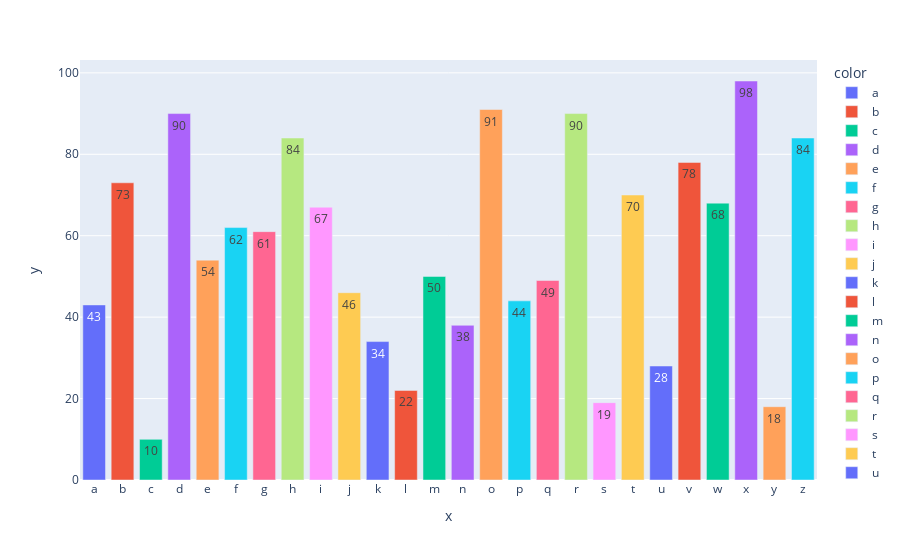

The code cell stored with this chart in its notebook:
### Code cell
px.bar(x=letters, y=num, text=num, color=letters)

### Figure 1 — Plotly figure (JSON) as saved in the notebook; plotly's stock layout.template omitted (floating-point values rounded to 4 significant figures)
{"data": [{"alignmentgroup": "True", "hovertemplate": "color=a<br>x=%{x}<br>y=%{y}<br>text=%{text}<extra></extra>", "legendgroup": "a", "marker": {"color": "#636efa", "pattern": {"shape": ""}}, "name": "a", "offsetgroup": "a", "orientation": "v", "showlegend": true, "text": [43], "textposition": "auto", "type": "bar", "x": ["a"], "xaxis": "x", "y": [43], "yaxis": "y"}, {"alignmentgroup": "True", "hovertemplate": "color=b<br>x=%{x}<br>y=%{y}<br>text=%{text}<extra></extra>", "legendgroup": "b", "marker": {"color": "#EF553B", "pattern": {"shape": ""}}, "name": "b", "offsetgroup": "b", "orientation": "v", "showlegend": true, "text": [73], "textposition": "auto", "type": "bar", "x": ["b"], "xaxis": "x", "y": [73], "yaxis": "y"}, {"alignmentgroup": "True", "hovertemplate": "color=c<br>x=%{x}<br>y=%{y}<br>text=%{text}<extra></extra>", "legendgroup": "c", "marker": {"color": "#00cc96", "pattern": {"shape": ""}}, "name": "c", "offsetgroup": "c", "orientation": "v", "showlegend": true, "text": [10], "textposition": "auto", "type": "bar", "x": ["c"], "xaxis": "x", "y": [10], "yaxis": "y"}, {"alignmentgroup": "True", "hovertemplate": "color=d<br>x=%{x}<br>y=%{y}<br>text=%{text}<extra></extra>", "legendgroup": "d", "marker": {"color": "#ab63fa", "pattern": {"shape": ""}}, "name": "d", "offsetgroup": "d", "orientation": "v", "showlegend": true, "text": [90], "textposition": "auto", "type": "bar", "x": ["d"], "xaxis": "x", "y": [90], "yaxis": "y"}, {"alignmentgroup": "True", "hovertemplate": "color=e<br>x=%{x}<br>y=%{y}<br>text=%{text}<extra></extra>", "legendgroup": "e", "marker": {"color": "#FFA15A", "pattern": {"shape": ""}}, "name": "e", "offsetgroup": "e", "orientation": "v", "showlegend": true, "text": [54], "textposition": "auto", "type": "bar", "x": ["e"], "xaxis": "x", "y": [54], "yaxis": "y"}, {"alignmentgroup": "True", "hovertemplate": "color=f<br>x=%{x}<br>y=%{y}<br>text=%{text}<extra></extra>", "legendgroup": "f", "marker": {"color": "#19d3f3", "pattern": {"shape": ""}}, "name": "f", "offsetgroup": "f", "orientation": "v", "showlegend": true, "text": [62], "textposition": "auto", "type": "bar", "x": ["f"], "xaxis": "x", "y": [62], "yaxis": "y"}, {"alignmentgroup": "True", "hovertemplate": "color=g<br>x=%{x}<br>y=%{y}<br>text=%{text}<extra></extra>", "legendgroup": "g", "marker": {"color": "#FF6692", "pattern": {"shape": ""}}, "name": "g", "offsetgroup": "g", "orientation": "v", "showlegend": true, "text": [61], "textposition": "auto", "type": "bar", "x": ["g"], "xaxis": "x", "y": [61], "yaxis": "y"}, {"alignmentgroup": "True", "hovertemplate": "color=h<br>x=%{x}<br>y=%{y}<br>text=%{text}<extra></extra>", "legendgroup": "h", "marker": {"color": "#B6E880", "pattern": {"shape": ""}}, "name": "h", "offsetgroup": "h", "orientation": "v", "showlegend": true, "text": [84], "textposition": "auto", "type": "bar", "x": ["h"], "xaxis": "x", "y": [84], "yaxis": "y"}, {"alignmentgroup": "True", "hovertemplate": "color=i<br>x=%{x}<br>y=%{y}<br>text=%{text}<extra></extra>", "legendgroup": "i", "marker": {"color": "#FF97FF", "pattern": {"shape": ""}}, "name": "i", "offsetgroup": "i", "orientation": "v", "showlegend": true, "text": [67], "textposition": "auto", "type": "bar", "x": ["i"], "xaxis": "x", "y": [67], "yaxis": "y"}, {"alignmentgroup": "True", "hovertemplate": "color=j<br>x=%{x}<br>y=%{y}<br>text=%{text}<extra></extra>", "legendgroup": "j", "marker": {"color": "#FECB52", "pattern": {"shape": ""}}, "name": "j", "offsetgroup": "j", "orientation": "v", "showlegend": true, "text": [46], "textposition": "auto", "type": "bar", "x": ["j"], "xaxis": "x", "y": [46], "yaxis": "y"}, {"alignmentgroup": "True", "hovertemplate": "color=k<br>x=%{x}<br>y=%{y}<br>text=%{text}<extra></extra>", "legendgroup": "k", "marker": {"color": "#636efa", "pattern": {"shape": ""}}, "name": "k", "offsetgroup": "k", "orientation": "v", "showlegend": true, "text": [34], "textposition": "auto", "type": "bar", "x": ["k"], "xaxis": "x", "y": [34], "yaxis": "y"}, {"alignmentgroup": "True", "hovertemplate": "color=l<br>x=%{x}<br>y=%{y}<br>text=%{text}<extra></extra>", "legendgroup": "l", "marker": {"color": "#EF553B", "pattern": {"shape": ""}}, "name": "l", "offsetgroup": "l", "orientation": "v", "showlegend": true, "text": [22], "textposition": "auto", "type": "bar", "x": ["l"], "xaxis": "x", "y": [22], "yaxis": "y"}, {"alignmentgroup": "True", "hovertemplate": "color=m<br>x=%{x}<br>y=%{y}<br>text=%{text}<extra></extra>", "legendgroup": "m", "marker": {"color": "#00cc96", "pattern": {"shape": ""}}, "name": "m", "offsetgroup": "m", "orientation": "v", "showlegend": true, "text": [50], "textposition": "auto", "type": "bar", "x": ["m"], "xaxis": "x", "y": [50], "yaxis": "y"}, {"alignmentgroup": "True", "hovertemplate": "color=n<br>x=%{x}<br>y=%{y}<br>text=%{text}<extra></extra>", "legendgroup": "n", "marker": {"color": "#ab63fa", "pattern": {"shape": ""}}, "name": "n", "offsetgroup": "n", "orientation": "v", "showlegend": true, "text": [38], "textposition": "auto", "type": "bar", "x": ["n"], "xaxis": "x", "y": [38], "yaxis": "y"}, {"alignmentgroup": "True", "hovertemplate": "color=o<br>x=%{x}<br>y=%{y}<br>text=%{text}<extra></extra>", "legendgroup": "o", "marker": {"color": "#FFA15A", "pattern": {"shape": ""}}, "name": "o", "offsetgroup": "o", "orientation": "v", "showlegend": true, "text": [91], "textposition": "auto", "type": "bar", "x": ["o"], "xaxis": "x", "y": [91], "yaxis": "y"}, {"alignmentgroup": "True", "hovertemplate": "color=p<br>x=%{x}<br>y=%{y}<br>text=%{text}<extra></extra>", "legendgroup": "p", "marker": {"color": "#19d3f3", "pattern": {"shape": ""}}, "name": "p", "offsetgroup": "p", "orientation": "v", "showlegend": true, "text": [44], "textposition": "auto", "type": "bar", "x": ["p"], "xaxis": "x", "y": [44], "yaxis": "y"}, {"alignmentgroup": "True", "hovertemplate": "color=q<br>x=%{x}<br>y=%{y}<br>text=%{text}<extra></extra>", "legendgroup": "q", "marker": {"color": "#FF6692", "pattern": {"shape": ""}}, "name": "q", "offsetgroup": "q", "orientation": "v", "showlegend": true, "text": [49], "textposition": "auto", "type": "bar", "x": ["q"], "xaxis": "x", "y": [49], "yaxis": "y"}, {"alignmentgroup": "True", "hovertemplate": "color=r<br>x=%{x}<br>y=%{y}<br>text=%{text}<extra></extra>", "legendgroup": "r", "marker": {"color": "#B6E880", "pattern": {"shape": ""}}, "name": "r", "offsetgroup": "r", "orientation": "v", "showlegend": true, "text": [90], "textposition": "auto", "type": "bar", "x": ["r"], "xaxis": "x", "y": [90], "yaxis": "y"}, {"alignmentgroup": "True", "hovertemplate": "color=s<br>x=%{x}<br>y=%{y}<br>text=%{text}<extra></extra>", "legendgroup": "s", "marker": {"color": "#FF97FF", "pattern": {"shape": ""}}, "name": "s", "offsetgroup": "s", "orientation": "v", "showlegend": true, "text": [19], "textposition": "auto", "type": "bar", "x": ["s"], "xaxis": "x", "y": [19], "yaxis": "y"}, {"alignmentgroup": "True", "hovertemplate": "color=t<br>x=%{x}<br>y=%{y}<br>text=%{text}<extra></extra>", "legendgroup": "t", "marker": {"color": "#FECB52", "pattern": {"shape": ""}}, "name": "t", "offsetgroup": "t", "orientation": "v", "showlegend": true, "text": [70], "textposition": "auto", "type": "bar", "x": ["t"], "xaxis": "x", "y": [70], "yaxis": "y"}, {"alignmentgroup": "True", "hovertemplate": "color=u<br>x=%{x}<br>y=%{y}<br>text=%{text}<extra></extra>", "legendgroup": "u", "marker": {"color": "#636efa", "pattern": {"shape": ""}}, "name": "u", "offsetgroup": "u", "orientation": "v", "showlegend": true, "text": [28], "textposition": "auto", "type": "bar", "x": ["u"], "xaxis": "x", "y": [28], "yaxis": "y"}, {"alignmentgroup": "True", "hovertemplate": "color=v<br>x=%{x}<br>y=%{y}<br>text=%{text}<extra></extra>", "legendgroup": "v", "marker": {"color": "#EF553B", "pattern": {"shape": ""}}, "name": "v", "offsetgroup": "v", "orientation": "v", "showlegend": true, "text": [78], "textposition": "auto", "type": "bar", "x": ["v"], "xaxis": "x", "y": [78], "yaxis": "y"}, {"alignmentgroup": "True", "hovertemplate": "color=w<br>x=%{x}<br>y=%{y}<br>text=%{text}<extra></extra>", "legendgroup": "w", "marker": {"color": "#00cc96", "pattern": {"shape": ""}}, "name": "w", "offsetgroup": "w", "orientation": "v", "showlegend": true, "text": [68], "textposition": "auto", "type": "bar", "x": ["w"], "xaxis": "x", "y": [68], "yaxis": "y"}, {"alignmentgroup": "True", "hovertemplate": "color=x<br>x=%{x}<br>y=%{y}<br>text=%{text}<extra></extra>", "legendgroup": "x", "marker": {"color": "#ab63fa", "pattern": {"shape": ""}}, "name": "x", "offsetgroup": "x", "orientation": "v", "showlegend": true, "text": [98], "textposition": "auto", "type": "bar", "x": ["x"], "xaxis": "x", "y": [98], "yaxis": "y"}, {"alignmentgroup": "True", "hovertemplate": "color=y<br>x=%{x}<br>y=%{y}<br>text=%{text}<extra></extra>", "legendgroup": "y", "marker": {"color": "#FFA15A", "pattern": {"shape": ""}}, "name": "y", "offsetgroup": "y", "orientation": "v", "showlegend": true, "text": [18], "textposition": "auto", "type": "bar", "x": ["y"], "xaxis": "x", "y": [18], "yaxis": "y"}, {"alignmentgroup": "True", "hovertemplate": "color=z<br>x=%{x}<br>y=%{y}<br>text=%{text}<extra></extra>", "legendgroup": "z", "marker": {"color": "#19d3f3", "pattern": {"shape": ""}}, "name": "z", "offsetgroup": "z", "orientation": "v", "showlegend": true, "text": [84], "textposition": "auto", "type": "bar", "x": ["z"], "xaxis": "x", "y": [84], "yaxis": "y"}], "layout": {"barmode": "relative", "legend": {"title": {"text": "color"}, "tracegroupgap": 0}, "margin": {"t": 60}, "xaxis": {"anchor": "y", "domain": [0, 1], "title": {"text": "x"}}, "yaxis": {"anchor": "x", "domain": [0, 1], "title": {"text": "y"}}}}
